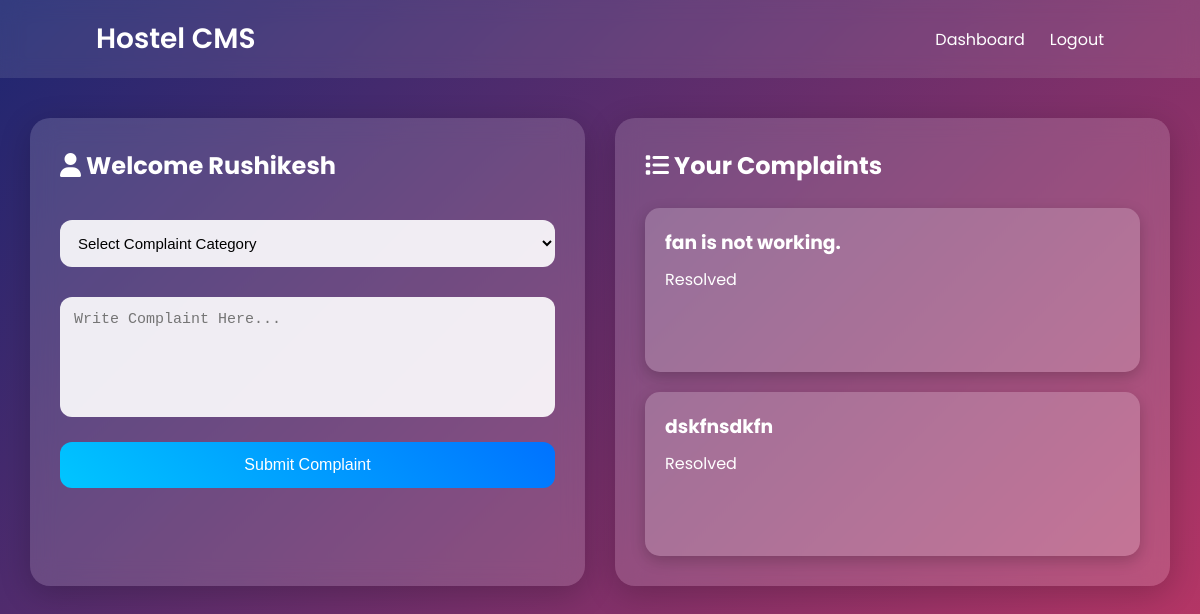
Before: /student_dashboard (signed in) with the older database file.
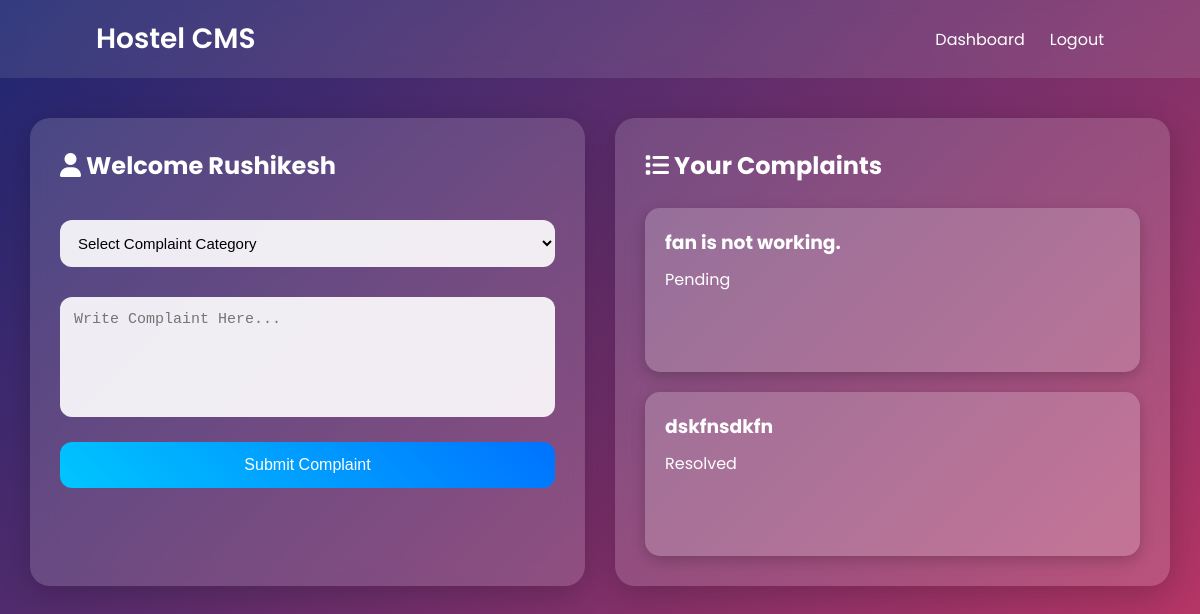
After: the same page with the newer database file.
### tables this page shows
CREATE TABLE complaints(
        id INTEGER PRIMARY KEY AUTOINCREMENT,
        username TEXT,
        complaint TEXT,
        status TEXT
    );

### app.py (the view)
@app.route('/student_dashboard')
def student_dashboard():
    if 'student' not in session:
        return redirect('/student_login')
    username = session['student']
    conn = sqlite3.connect("hostel.db")
    cursor = conn.cursor()
    cursor.execute("""
    SELECT * FROM complaints
    WHERE username=?
    """, (username,))
    complaints = cursor.fetchall()
    conn.close()
    return render_template(
        "student_dashboard.html",
        username=username,
        complaints=complaints
    )

### templates/student_dashboard.html (shortened to what this page needs)
<!DOCTYPE html>
<html lang="en">
<head>
    <link rel="stylesheet"
          href="{{ url_for('static', filename='style.css') }}">
    <link rel="stylesheet"
          href="https://cdnjs.cloudflare.com/ajax/libs/font-awesome/6.5.1/css/all.min.css">
</head>
<body>
<nav class="navbar">
    <div class="logo">
        Hostel CMS
    </div>
    <ul>
        <li>
            <a href="/student_dashboard">
                Dashboard
            </a>
        </li>
        <li>
            <a href="/logout">
                Logout
            </a>
        </li>
    </ul>
</nav>
<div class="dashboard-container">
    <div class="dashboard-box">
        <h2>
            <i class="fas fa-user"></i>
            Welcome {{ username }}
        </h2>
        <form action="/complaint"
              method="POST">
            <select name="category"
                    id="category"
                    onchange="showOtherField()"
                    required>
                <option value="">
                    Select Complaint Category
                </option>
            </select>
            <textarea name="complaint"
                      placeholder="Write Complaint Here..."
                      required></textarea>
            <button type="submit">
                Submit Complaint
            </button>
        </form>
    </div>
    <div class="dashboard-box">
        <h2>
            <i class="fas fa-list"></i>
            Your Complaints
        </h2>
        {% for complaint in complaints %}
        <div class="complaint-card">
            <h3>
                {{ complaint[2] }}
            </h3>
            <p>
                {{ complaint[3] }}
            </p>
            <br><br>
        </div>
        {% endfor %}
    </div>
</div>
</body>
</html>

### static/style.css (style rules this page uses)
* { margin:0; padding:0; box-sizing:border-box; }
body { font-family:'Poppins',sans-serif; background:linear-gradient(135deg,#1d2671,#c33764); min-height:100vh; color:white; }
.navbar { width:100%; padding:18px 8%; display:flex; justify-content:space-between; align-items:center; background:rgba(255,255,255,0.1); backdrop-filter:blur(10px); position:sticky; top:0; z-index:1000; }
.logo { font-size:28px; font-weight:600; color:white; }
.navbar ul { display:flex; list-style:none; gap:25px; }
.navbar ul li a { color:white; text-decoration:none; font-size:16px; transition:0.3s; }
input, textarea, select { width:100%; padding:14px; margin-top:12px; margin-bottom:18px; border:none; border-radius:12px; outline:none; font-size:15px; background:rgba(255,255,255,0.9); }
textarea { height:120px; resize:none; }
button { width:100%; padding:14px; border:none; border-radius:12px; background:linear-gradient(45deg,#00c6ff,#0072ff); color:white; font-size:16px; cursor:pointer; transition:0.3s; }
.dashboard-container { width:95%; margin:40px auto; display:flex; gap:30px; flex-wrap:wrap; justify-content:center; }
.dashboard-box { flex:1; min-width:320px; background:rgba(255,255,255,0.15); backdrop-filter:blur(12px); border-radius:20px; padding:30px; box-shadow:0 8px 32px rgba(0,0,0,0.2); }
.dashboard-box h2 { margin-bottom:25px; }
.complaint-card { background:rgba(255,255,255,0.2); padding:20px; border-radius:15px; margin-top:20px; box-shadow:0 5px 15px rgba(0,0,0,0.2); }
.complaint-card h3 { margin-bottom:10px; }
.complaint-card p { margin-bottom:10px; }

Changed rows visible on the page:
changed complaints "fan is not working.": status "Resolved" → "Pending"
